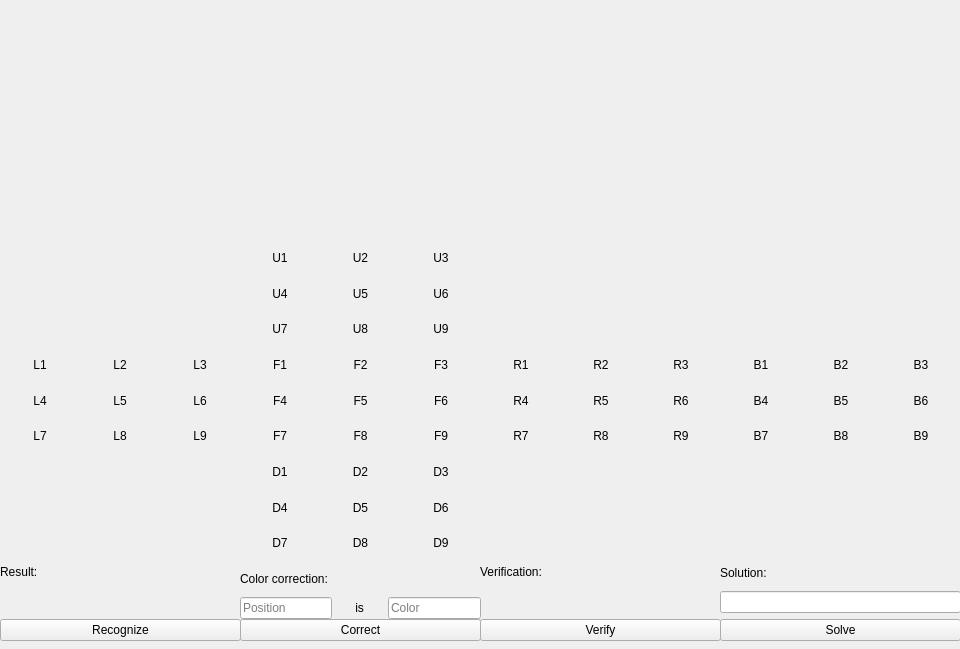
<?xml version="1.0" encoding="UTF-8"?>
<ui version="4.0">
 <class>Form</class>
 <widget class="QWidget" name="Form">
  <property name="enabled">
   <bool>true</bool>
  </property>
  <property name="geometry">
   <rect>
    <x>0</x>
    <y>0</y>
    <width>960</width>
    <height>649</height>
   </rect>
  </property>
  <property name="windowTitle">
   <string>Form</string>
  </property>
  <widget class="QWidget" name="gridLayoutWidget_7">
   <property name="geometry">
    <rect>
     <x>0</x>
     <y>240</y>
     <width>961</width>
     <height>321</height>
    </rect>
   </property>
   <layout class="QGridLayout" name="Overview">
    <property name="spacing">
     <number>0</number>
    </property>
    <item row="1" column="2">
     <layout class="QGridLayout" name="Right">
      <property name="spacing">
       <number>0</number>
      </property>
      <item row="2" column="0">
       <widget class="QLabel" name="R7">
        <property name="text">
         <string>R7</string>
        </property>
        <property name="alignment">
         <set>Qt::AlignCenter</set>
        </property>
       </widget>
      </item>
      <item row="2" column="2">
       <widget class="QLabel" name="R9">
        <property name="text">
         <string>R9</string>
        </property>
        <property name="alignment">
         <set>Qt::AlignCenter</set>
        </property>
       </widget>
      </item>
      <item row="1" column="2">
       <widget class="QLabel" name="R6">
        <property name="text">
         <string>R6</string>
        </property>
        <property name="alignment">
         <set>Qt::AlignCenter</set>
        </property>
       </widget>
      </item>
      <item row="1" column="1">
       <widget class="QLabel" name="R5">
        <property name="text">
         <string>R5</string>
        </property>
        <property name="alignment">
         <set>Qt::AlignCenter</set>
        </property>
       </widget>
      </item>
      <item row="2" column="1">
       <widget class="QLabel" name="R8">
        <property name="text">
         <string>R8</string>
        </property>
        <property name="alignment">
         <set>Qt::AlignCenter</set>
        </property>
       </widget>
      </item>
      <item row="1" column="0">
       <widget class="QLabel" name="R4">
        <property name="text">
         <string>R4</string>
        </property>
        <property name="alignment">
         <set>Qt::AlignCenter</set>
        </property>
       </widget>
      </item>
      <item row="0" column="2">
       <widget class="QLabel" name="R3">
        <property name="text">
         <string>R3</string>
        </property>
        <property name="alignment">
         <set>Qt::AlignCenter</set>
        </property>
       </widget>
      </item>
      <item row="0" column="1">
       <widget class="QLabel" name="R2">
        <property name="text">
         <string>R2</string>
        </property>
        <property name="alignment">
         <set>Qt::AlignCenter</set>
        </property>
       </widget>
      </item>
      <item row="0" column="0">
       <widget class="QLabel" name="R1">
        <property name="text">
         <string>R1</string>
        </property>
        <property name="alignment">
         <set>Qt::AlignCenter</set>
        </property>
       </widget>
      </item>
     </layout>
    </item>
    <item row="1" column="3">
     <layout class="QGridLayout" name="Back">
      <property name="spacing">
       <number>0</number>
      </property>
      <item row="2" column="0">
       <widget class="QLabel" name="B7">
        <property name="text">
         <string>B7</string>
        </property>
        <property name="alignment">
         <set>Qt::AlignCenter</set>
        </property>
       </widget>
      </item>
      <item row="1" column="0">
       <widget class="QLabel" name="B4">
        <property name="text">
         <string>B4</string>
        </property>
        <property name="alignment">
         <set>Qt::AlignCenter</set>
        </property>
       </widget>
      </item>
      <item row="1" column="2">
       <widget class="QLabel" name="B6">
        <property name="text">
         <string>B6</string>
        </property>
        <property name="alignment">
         <set>Qt::AlignCenter</set>
        </property>
       </widget>
      </item>
      <item row="2" column="2">
       <widget class="QLabel" name="B9">
        <property name="text">
         <string>B9</string>
        </property>
        <property name="alignment">
         <set>Qt::AlignCenter</set>
        </property>
       </widget>
      </item>
      <item row="1" column="1">
       <widget class="QLabel" name="B5">
        <property name="text">
         <string>B5</string>
        </property>
        <property name="alignment">
         <set>Qt::AlignCenter</set>
        </property>
       </widget>
      </item>
      <item row="2" column="1">
       <widget class="QLabel" name="B8">
        <property name="text">
         <string>B8</string>
        </property>
        <property name="alignment">
         <set>Qt::AlignCenter</set>
        </property>
       </widget>
      </item>
      <item row="0" column="2">
       <widget class="QLabel" name="B3">
        <property name="text">
         <string>B3</string>
        </property>
        <property name="alignment">
         <set>Qt::AlignCenter</set>
        </property>
       </widget>
      </item>
      <item row="0" column="1">
       <widget class="QLabel" name="B2">
        <property name="text">
         <string>B2</string>
        </property>
        <property name="alignment">
         <set>Qt::AlignCenter</set>
        </property>
       </widget>
      </item>
      <item row="0" column="0">
       <widget class="QLabel" name="B1">
        <property name="text">
         <string>B1</string>
        </property>
        <property name="alignment">
         <set>Qt::AlignCenter</set>
        </property>
       </widget>
      </item>
     </layout>
    </item>
    <item row="2" column="1">
     <layout class="QGridLayout" name="Down">
      <property name="spacing">
       <number>0</number>
      </property>
      <item row="1" column="1">
       <widget class="QLabel" name="D5">
        <property name="text">
         <string>D5</string>
        </property>
        <property name="alignment">
         <set>Qt::AlignCenter</set>
        </property>
       </widget>
      </item>
      <item row="2" column="1">
       <widget class="QLabel" name="D8">
        <property name="text">
         <string>D8</string>
        </property>
        <property name="alignment">
         <set>Qt::AlignCenter</set>
        </property>
       </widget>
      </item>
      <item row="2" column="0">
       <widget class="QLabel" name="D7">
        <property name="text">
         <string>D7</string>
        </property>
        <property name="alignment">
         <set>Qt::AlignCenter</set>
        </property>
       </widget>
      </item>
      <item row="0" column="0">
       <widget class="QLabel" name="D1">
        <property name="text">
         <string>D1</string>
        </property>
        <property name="alignment">
         <set>Qt::AlignCenter</set>
        </property>
       </widget>
      </item>
      <item row="1" column="0">
       <widget class="QLabel" name="D4">
        <property name="text">
         <string>D4</string>
        </property>
        <property name="alignment">
         <set>Qt::AlignCenter</set>
        </property>
       </widget>
      </item>
      <item row="0" column="1">
       <widget class="QLabel" name="D2">
        <property name="text">
         <string>D2</string>
        </property>
        <property name="alignment">
         <set>Qt::AlignCenter</set>
        </property>
       </widget>
      </item>
      <item row="0" column="2">
       <widget class="QLabel" name="D3">
        <property name="text">
         <string>D3</string>
        </property>
        <property name="alignment">
         <set>Qt::AlignCenter</set>
        </property>
       </widget>
      </item>
      <item row="1" column="2">
       <widget class="QLabel" name="D6">
        <property name="text">
         <string>D6</string>
        </property>
        <property name="alignment">
         <set>Qt::AlignCenter</set>
        </property>
       </widget>
      </item>
      <item row="2" column="2">
       <widget class="QLabel" name="D9">
        <property name="text">
         <string>D9</string>
        </property>
        <property name="alignment">
         <set>Qt::AlignCenter</set>
        </property>
       </widget>
      </item>
     </layout>
    </item>
    <item row="1" column="0">
     <layout class="QGridLayout" name="Left" rowstretch="0,0,0">
      <property name="spacing">
       <number>0</number>
      </property>
      <item row="2" column="0">
       <widget class="QLabel" name="L7">
        <property name="text">
         <string>L7</string>
        </property>
        <property name="alignment">
         <set>Qt::AlignCenter</set>
        </property>
       </widget>
      </item>
      <item row="1" column="0">
       <widget class="QLabel" name="L4">
        <property name="text">
         <string>L4</string>
        </property>
        <property name="alignment">
         <set>Qt::AlignCenter</set>
        </property>
       </widget>
      </item>
      <item row="2" column="2">
       <widget class="QLabel" name="L9">
        <property name="text">
         <string>L9</string>
        </property>
        <property name="alignment">
         <set>Qt::AlignCenter</set>
        </property>
       </widget>
      </item>
      <item row="1" column="1">
       <widget class="QLabel" name="L5">
        <property name="text">
         <string>L5</string>
        </property>
        <property name="alignment">
         <set>Qt::AlignCenter</set>
        </property>
       </widget>
      </item>
      <item row="2" column="1">
       <widget class="QLabel" name="L8">
        <property name="text">
         <string>L8</string>
        </property>
        <property name="alignment">
         <set>Qt::AlignCenter</set>
        </property>
       </widget>
      </item>
      <item row="1" column="2">
       <widget class="QLabel" name="L6">
        <property name="text">
         <string>L6</string>
        </property>
        <property name="alignment">
         <set>Qt::AlignCenter</set>
        </property>
       </widget>
      </item>
      <item row="0" column="2">
       <widget class="QLabel" name="L3">
        <property name="text">
         <string>L3</string>
        </property>
        <property name="alignment">
         <set>Qt::AlignCenter</set>
        </property>
       </widget>
      </item>
      <item row="0" column="1">
       <widget class="QLabel" name="L2">
        <property name="text">
         <string>L2</string>
        </property>
        <property name="alignment">
         <set>Qt::AlignCenter</set>
        </property>
       </widget>
      </item>
      <item row="0" column="0">
       <widget class="QLabel" name="L1">
        <property name="text">
         <string>L1</string>
        </property>
        <property name="alignment">
         <set>Qt::AlignCenter</set>
        </property>
       </widget>
      </item>
     </layout>
    </item>
    <item row="0" column="1">
     <layout class="QGridLayout" name="Up">
      <property name="spacing">
       <number>0</number>
      </property>
      <item row="2" column="1">
       <widget class="QLabel" name="U8">
        <property name="text">
         <string>U8</string>
        </property>
        <property name="alignment">
         <set>Qt::AlignCenter</set>
        </property>
       </widget>
      </item>
      <item row="1" column="1">
       <widget class="QLabel" name="U5">
        <property name="text">
         <string>U5</string>
        </property>
        <property name="alignment">
         <set>Qt::AlignCenter</set>
        </property>
       </widget>
      </item>
      <item row="1" column="2">
       <widget class="QLabel" name="U6">
        <property name="text">
         <string>U6</string>
        </property>
        <property name="alignment">
         <set>Qt::AlignCenter</set>
        </property>
       </widget>
      </item>
      <item row="2" column="2">
       <widget class="QLabel" name="U9">
        <property name="text">
         <string>U9</string>
        </property>
        <property name="alignment">
         <set>Qt::AlignCenter</set>
        </property>
       </widget>
      </item>
      <item row="1" column="0">
       <widget class="QLabel" name="U4">
        <property name="text">
         <string>U4</string>
        </property>
        <property name="textFormat">
         <enum>Qt::AutoText</enum>
        </property>
        <property name="alignment">
         <set>Qt::AlignCenter</set>
        </property>
       </widget>
      </item>
      <item row="2" column="0">
       <widget class="QLabel" name="U7">
        <property name="text">
         <string>U7</string>
        </property>
        <property name="alignment">
         <set>Qt::AlignCenter</set>
        </property>
       </widget>
      </item>
      <item row="0" column="2">
       <widget class="QLabel" name="U3">
        <property name="text">
         <string>U3</string>
        </property>
        <property name="alignment">
         <set>Qt::AlignCenter</set>
        </property>
       </widget>
      </item>
      <item row="0" column="0">
       <widget class="QLabel" name="U1">
        <property name="text">
         <string>U1</string>
        </property>
        <property name="alignment">
         <set>Qt::AlignCenter</set>
        </property>
       </widget>
      </item>
      <item row="0" column="1">
       <widget class="QLabel" name="U2">
        <property name="text">
         <string>U2</string>
        </property>
        <property name="alignment">
         <set>Qt::AlignCenter</set>
        </property>
       </widget>
      </item>
     </layout>
    </item>
    <item row="1" column="1">
     <layout class="QGridLayout" name="Front">
      <property name="spacing">
       <number>0</number>
      </property>
      <item row="0" column="0">
       <widget class="QLabel" name="F1">
        <property name="text">
         <string>F1</string>
        </property>
        <property name="alignment">
         <set>Qt::AlignCenter</set>
        </property>
       </widget>
      </item>
      <item row="2" column="2">
       <widget class="QLabel" name="F9">
        <property name="text">
         <string>F9</string>
        </property>
        <property name="alignment">
         <set>Qt::AlignCenter</set>
        </property>
       </widget>
      </item>
      <item row="1" column="0">
       <widget class="QLabel" name="F4">
        <property name="text">
         <string>F4</string>
        </property>
        <property name="alignment">
         <set>Qt::AlignCenter</set>
        </property>
       </widget>
      </item>
      <item row="0" column="1">
       <widget class="QLabel" name="F2">
        <property name="text">
         <string>F2</string>
        </property>
        <property name="alignment">
         <set>Qt::AlignCenter</set>
        </property>
       </widget>
      </item>
      <item row="1" column="2">
       <widget class="QLabel" name="F6">
        <property name="text">
         <string>F6</string>
        </property>
        <property name="alignment">
         <set>Qt::AlignCenter</set>
        </property>
       </widget>
      </item>
      <item row="1" column="1">
       <widget class="QLabel" name="F5">
        <property name="text">
         <string>F5</string>
        </property>
        <property name="alignment">
         <set>Qt::AlignCenter</set>
        </property>
       </widget>
      </item>
      <item row="2" column="0">
       <widget class="QLabel" name="F7">
        <property name="text">
         <string>F7</string>
        </property>
        <property name="alignment">
         <set>Qt::AlignCenter</set>
        </property>
       </widget>
      </item>
      <item row="2" column="1">
       <widget class="QLabel" name="F8">
        <property name="text">
         <string>F8</string>
        </property>
        <property name="alignment">
         <set>Qt::AlignCenter</set>
        </property>
       </widget>
      </item>
      <item row="0" column="2">
       <widget class="QLabel" name="F3">
        <property name="text">
         <string>F3</string>
        </property>
        <property name="alignment">
         <set>Qt::AlignCenter</set>
        </property>
       </widget>
      </item>
     </layout>
    </item>
   </layout>
  </widget>
  <widget class="QWidget" name="horizontalLayoutWidget">
   <property name="geometry">
    <rect>
     <x>0</x>
     <y>0</y>
     <width>961</width>
     <height>241</height>
    </rect>
   </property>
   <layout class="QHBoxLayout" name="ImageLayout">
    <property name="spacing">
     <number>0</number>
    </property>
    <item>
     <widget class="QLabel" name="LeftCamera">
      <property name="text">
       <string/>
      </property>
      <property name="alignment">
       <set>Qt::AlignCenter</set>
      </property>
     </widget>
    </item>
    <item>
     <widget class="QLabel" name="BackCamera">
      <property name="text">
       <string/>
      </property>
      <property name="alignment">
       <set>Qt::AlignCenter</set>
      </property>
     </widget>
    </item>
    <item>
     <widget class="QLabel" name="DownCamera_1">
      <property name="text">
       <string/>
      </property>
      <property name="alignment">
       <set>Qt::AlignCenter</set>
      </property>
     </widget>
    </item>
    <item>
     <widget class="QLabel" name="DownCamera_2">
      <property name="text">
       <string/>
      </property>
      <property name="alignment">
       <set>Qt::AlignCenter</set>
      </property>
     </widget>
    </item>
   </layout>
  </widget>
  <widget class="QWidget" name="verticalLayoutWidget">
   <property name="geometry">
    <rect>
     <x>720</x>
     <y>560</y>
     <width>241</width>
     <height>81</height>
    </rect>
   </property>
   <layout class="QVBoxLayout" name="SolutionLayout">
    <item>
     <widget class="QLabel" name="label_2">
      <property name="text">
       <string>Solution:</string>
      </property>
     </widget>
    </item>
    <item>
     <widget class="QLineEdit" name="Solution"/>
    </item>
    <item>
     <widget class="QPushButton" name="SovleButton">
      <property name="text">
       <string>Solve</string>
      </property>
     </widget>
    </item>
   </layout>
  </widget>
  <widget class="QWidget" name="verticalLayoutWidget_2">
   <property name="geometry">
    <rect>
     <x>0</x>
     <y>560</y>
     <width>241</width>
     <height>81</height>
    </rect>
   </property>
   <layout class="QVBoxLayout" name="ResultLayout">
    <item>
     <widget class="QLabel" name="label">
      <property name="text">
       <string>Result:</string>
      </property>
     </widget>
    </item>
    <item>
     <widget class="QLabel" name="Result">
      <property name="text">
       <string/>
      </property>
     </widget>
    </item>
    <item>
     <widget class="QPushButton" name="Recognize">
      <property name="text">
       <string>Recognize</string>
      </property>
     </widget>
    </item>
   </layout>
  </widget>
  <widget class="QWidget" name="verticalLayoutWidget_3">
   <property name="geometry">
    <rect>
     <x>240</x>
     <y>560</y>
     <width>241</width>
     <height>81</height>
    </rect>
   </property>
   <layout class="QVBoxLayout" name="ColorCorrectionLayout">
    <property name="spacing">
     <number>0</number>
    </property>
    <item>
     <widget class="QLabel" name="label_3">
      <property name="text">
       <string>Color correction:</string>
      </property>
     </widget>
    </item>
    <item>
     <layout class="QHBoxLayout" name="horizontalLayout">
      <item>
       <widget class="QLineEdit" name="Position">
        <property name="placeholderText">
         <string>Position</string>
        </property>
       </widget>
      </item>
      <item>
       <widget class="QLabel" name="label_4">
        <property name="text">
         <string>       is       </string>
        </property>
       </widget>
      </item>
      <item>
       <widget class="QLineEdit" name="Color">
        <property name="placeholderText">
         <string>Color</string>
        </property>
        <property name="clearButtonEnabled">
         <bool>false</bool>
        </property>
       </widget>
      </item>
     </layout>
    </item>
    <item>
     <widget class="QPushButton" name="CorrectButton">
      <property name="text">
       <string>Correct</string>
      </property>
     </widget>
    </item>
   </layout>
  </widget>
  <widget class="QWidget" name="verticalLayoutWidget_4">
   <property name="geometry">
    <rect>
     <x>480</x>
     <y>560</y>
     <width>241</width>
     <height>81</height>
    </rect>
   </property>
   <layout class="QVBoxLayout" name="VerificationLayout">
    <item>
     <widget class="QLabel" name="label_5">
      <property name="text">
       <string>Verification:</string>
      </property>
     </widget>
    </item>
    <item>
     <widget class="QLabel" name="Result_2">
      <property name="text">
       <string/>
      </property>
     </widget>
    </item>
    <item>
     <widget class="QPushButton" name="VerifyButton">
      <property name="text">
       <string>Verify</string>
      </property>
     </widget>
    </item>
   </layout>
  </widget>
 </widget>
 <resources/>
 <connections/>
</ui>
